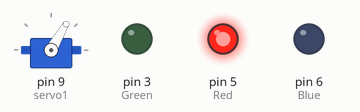
Recording of a sketch running on a simulated Arduino Uno, built with avr-gcc and run on an emulated ATmega328P. On the bench: servo, output pins drawn as LEDs (lit = HIGH).

Above: at 0.05 s.
At 2.05 s:
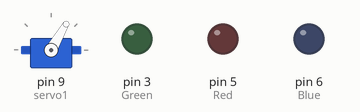
At 3.75 s:
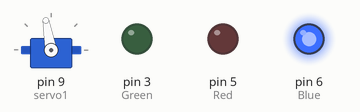
At 4.65 s:
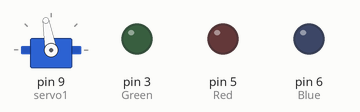
At 5.6 s:
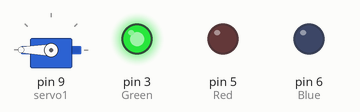
At 7.45 s:
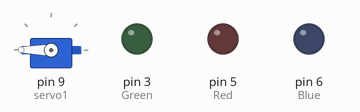
Timing chart, 0 to 9.8 s (numbered marks = the images above):
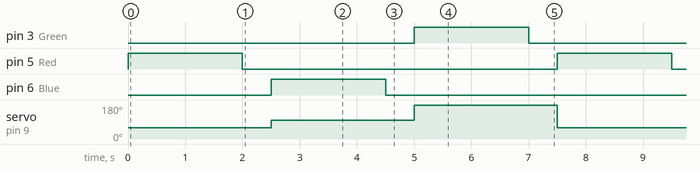

The sketch:

fantabulous_vihelmo1.ino
```cpp
#include <Servo.h>
Servo servo1;
int potpin=0;
int Red = 5;
int Blue = 6;
int Green=3;
int val;
long distance;
long duration;
void setup()
{
 pinMode(Red, OUTPUT);
 pinMode(Blue, OUTPUT);
  pinMode(Green,OUTPUT);
  servo1.attach(9);
}
void loop() {
  servo1.write(0);
  if(distance <=100){
    servo1.write(60);
    digitalWrite(Red,HIGH);
    delay(2000);
	digitalWrite(Red, LOW);
    delay(500);

  }
    //ultra();
    servo1.write(0);
    if (distance<=100){
      servo1.write(100);
        digitalWrite(Blue,HIGH);
		delay(2000);
         digitalWrite(Blue,LOW);
      delay(500);

 }
  //ultra();
    servo1.write(0);
    if (distance<=100){
      servo1.write(180);
         digitalWrite(Green,HIGH);
      delay(2000);
        digitalWrite(Green,LOW);
      delay(500);
    }
    else{servo1.write(0);}
}
void ultra(){
  delayMicroseconds(2);
  delayMicroseconds(2);

  delayMicroseconds(2);
  delayMicroseconds(2);
  delayMicroseconds(10);
  delayMicroseconds(2);
  delayMicroseconds(15);
    //duration=duration*0.343/2;
}
```

Measured:
- by itself, pin 3 (Green), pin 5 (Red), pin 6 (Blue): alternates HIGH for 2.0 s and LOW for 5.5 s
- by itself, servo on pin 9 (servo1): repeats every 7.5 s: 180° 2.5 s, 60° 2.5 s, 100° 2.5 s
